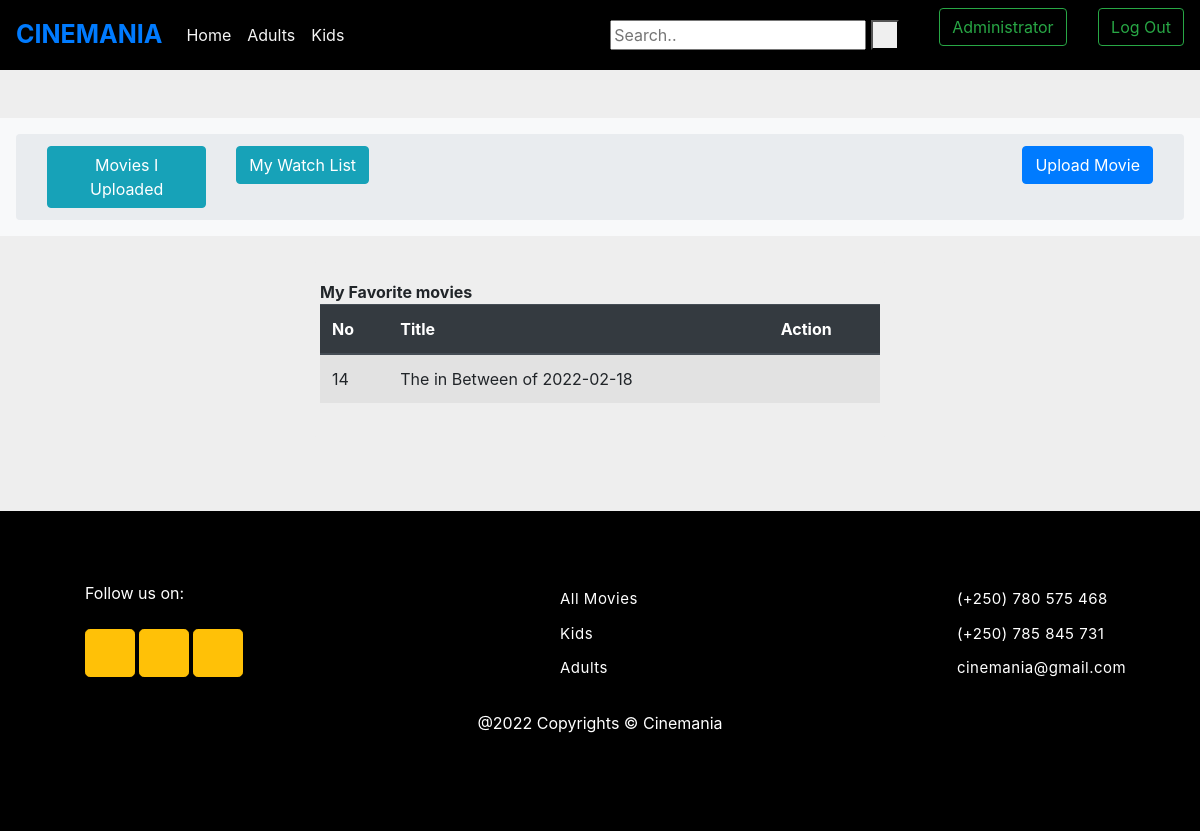
The page /myfavs/2 (signed in) on the database its author committed.
### relecloud/models.py (models this page shows, shortened)
class User(AbstractUser):
    sex = (('M', 'Male'), ('F', 'Female'), ('O', 'Other'))
    gender = models.CharField(max_length=10, choices=sex, default='M')
    age = models.IntegerField(null=True, blank=True)
    profile_image = models.FileField(upload_to = 'images/', null=True, blank=True)

class Favorite_Movie(models.Model):
    user = models.ForeignKey(User, on_delete=models.CASCADE)
    movie = models.ForeignKey(Movie, on_delete=models.CASCADE)

class Movie(models.Model):
    type = (('G', 'General'), ('A', 'Adults'), ('K', 'Kids'))
    title = models.CharField(max_length=255)
    release_date = models.DateField()
    main_actors = models.CharField(max_length=255 ,null=True)
    genre = models.CharField(max_length=100)
    movie_type = models.CharField(max_length=100, choices=type, default='G')
    description = models.CharField(max_length=255)
    poster = models.ImageField(upload_to = 'images/', null=True,  blank=True)
    trailer_link = models.URLField(max_length=255, null=True)
    uploaded_by = models.ForeignKey(User, on_delete=models.CASCADE)
    uploaded_on = models.DateTimeField()
    movie = models.FileField(upload_to = 'movies/')
    def __str__(self):
        return f"{self.title} of {self.release_date}"

### relecloud/views.py (the view)
# urls.py: path('myfavs/<str:uid>', views.myfavs, name="myfavs"),
def myfavs(request, uid):
    uploaded_movies = Favorite_Movie.objects.filter(user = uid)
    return render(request, 'myfavs.html', {'upMovies': uploaded_movies})

### relecloud/templates/myfavs.html (shortened to what this page needs)
{% extends 'base.html' %}
{% load static %}
{% if user.is_authenticated %}
          {% block content %}
            <div class="fluid">
                <nav style="background: #000000; box-shadow: box-show;" class="navbar navbar-expand-lg">
                    <a class="navbar-brand" style="font-size: 25px" href="{% url 'movies' %}"><b>CINEMANIA</b></a>
                    <div class="collapse navbar-collapse" id="navbarSupportedContent">
                      <ul class="navbar-nav mr-auto">
                        <li class="nav-item active">
                          <a class="nav-link text-whitesmoke active" href="{% url 'movies' %}">Home <span class="sr-only">(current)</span></a>
                        </li>
                          <li class="nav-item">
                          <a class="nav-link text-whitesmoke" href="{% url 'adults' %}">Adults</a>
                        </li>
                        <li class="nav-item">
                          <a class="nav-link text-whitesmoke" href="{% url 'kids' %}">Kids</a>
                        </li>
                      </ul>
                      <div class="topnav">
                        <div class="search-container">
                          <form action="{% url 'search' %}" method="POST" > {% csrf_token %}
                            <input type="text" placeholder="Search.." name="search">
                            <button type="submit"><i class="fa fa-search"></i></button>
                          </form>
                        </div>
                      </div>
                      <ul class="right">
                                                  {% if user.is_authenticated %}
                          <div>
                            <a href="{% url 'profile' user.id %}">
                              <button class="btn btn-outline-success my-2 my-sm-0" type="submit">{{ user.username }}</button></a>
                            <a href="{% url 'logout' %}">
                                <button class="btn btn-outline-success my-2 my-sm-0" type="submit">Log Out</button></a>
                            </div>
                                                    {% endif %}
                        </ul>
                    </div>
                  </nav>
                  <div>
                    {% if user.is_authenticated %}
                    <section style="background-color: #eee;">
                        <div class="py-5">
                          <div class="row">
                            <div class="col">
                              <nav aria-label="breadcrumb" class="bg-light rounded-3 p-3 mb-4">
                                <ol class="breadcrumb mb-0">
                                  <div class="col-lg-12">
                                    <div class="row">
                                    <div class="col-lg-2">
                                      <a class="btn btn-info" href="{% url 'myMovies' user.id %}">Movies I Uploaded</a>
                                    </div>
                                    <div class="col-lg-2">
                                      <a class="btn btn-info" href="{% url 'watchlist' user.id %}">My Watch List</a>
                                    </div>
                                    <div class="col-lg-8">
                                      <a style="float: right" class="btn btn-primary" href="{% url 'upload' %}">Upload Movie</a>
                                    </div>
                                  </div>
                                </ol>
                              </nav>
                            </div>
                          </div>
                            <div class="col-lg-12 w-50 mx-auto">
                              <div  style="background: #eee; border: none" class="card mb-4">
                                <div class="card-body">
                                  <div class="row">
                                    <table class="table table-hover table-striped">
                                      <thead class="thead-dark table-striped">
                                        <b>My Favorite movies</b>
                                            <th scope="col">No</th>
                                            <th scope="col">Title</th>
                                            <th scope="col">Action</th>
                                      </thead>
                                        {% for movie in upMovies %}
                                        <tr>
                                            <td>{{ movie.id }}</td>
                                            <td>{{ movie.movie }}</td>
                                            <td  style="text-align: center">
                                                <a href="{% url 'deleteMovie' movie.id %}" title="Delete {{ movie.title }}"><i class="fa fa-trash"></i></a>
                                            </td>
                                        </tr>
                                        {% endfor %}
                                    </table>
                                  </div>
                                </div>
                              </div>
                                </div>
                              </div>
                            </div>
                          </div>
                      {% else %}
                      {% url 'login' %}
                      {% endif %}
                      {% endblock %}
{% else %}
{% url 'login' %}
{% endif %}

### relecloud/static/stylings/styles.css (style rules this page uses)
body { font-family: Helvetica; }
a { color: lightblue; }
.text-whitesmoke { color: whitesmoke }

### relecloud/templates/base.html (style rules this page uses)
.right { list-style: none; display: block; }
body { background-color: #f9f9fa }

### rows shown on the page
User: username "Administrator"
Favorite_Movie: id "14", movie "The in Between of 2022-02-18"
